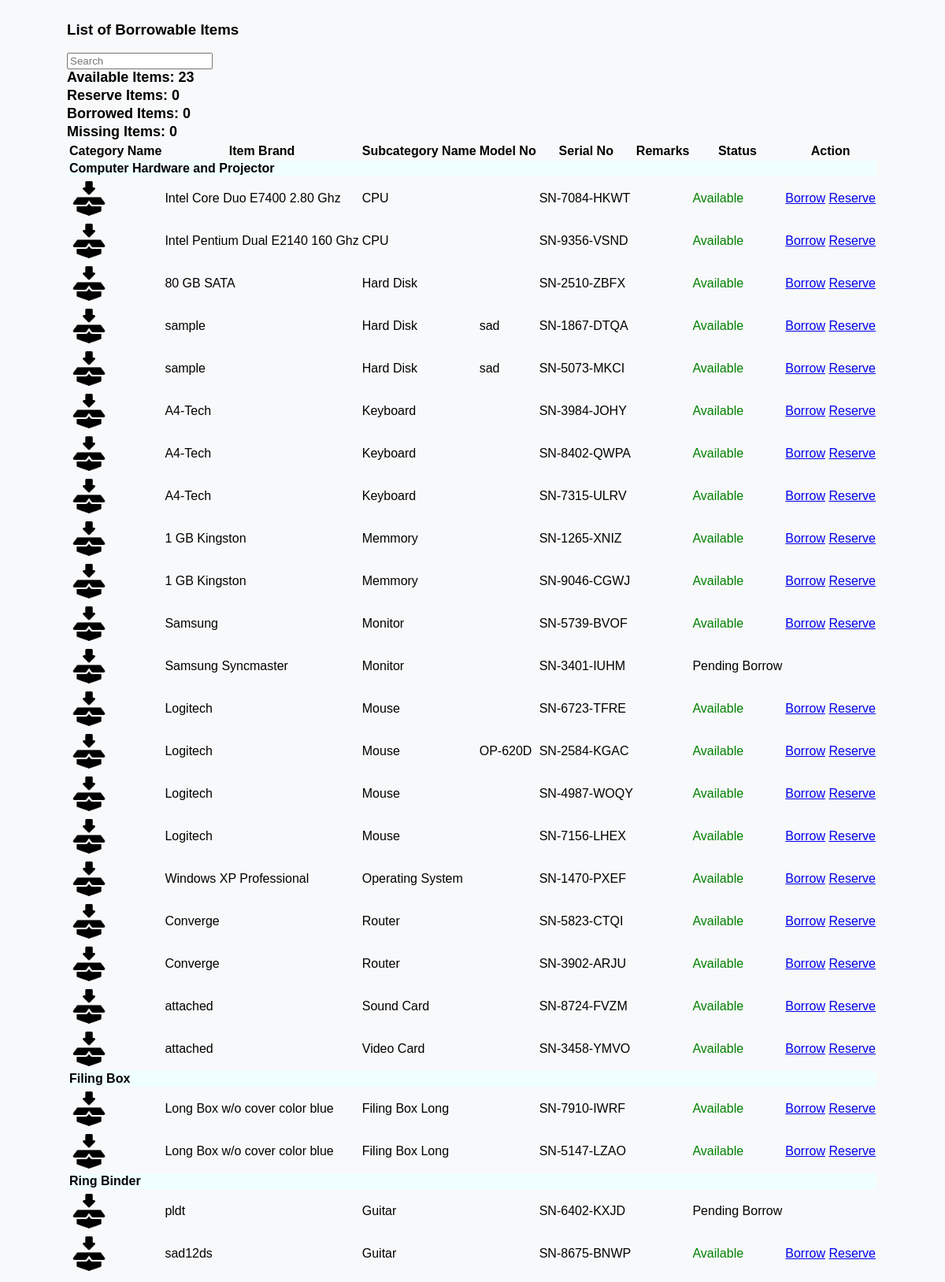
Page /DashboardCCSStaff/fixingerrors/ccslistofborrowableitems.php on the committed database.
### tables this page shows
CREATE TABLE `tblitembrand` (
  `id` int(11) NOT NULL,
  `staffid` int(11) NOT NULL,
  `staffname` varchar(50) NOT NULL,
  `itembrand` varchar(50) NOT NULL,
  `categoryname` varchar(50) NOT NULL,
  `subcategoryname` varchar(50) NOT NULL,
  `borrowable` varchar(50) NOT NULL,
  `remarks` varchar(50) NOT NULL,
  `modelno` varchar(50) NOT NULL,
  `serialno` varchar(50) NOT NULL,
  `unitcost` decimal(10,0) NOT NULL,
  `status` varchar(50) NOT NULL,
  `itemcondition` varchar(50) NOT NULL,
  `datetimeadded` datetime NOT NULL,
  `assignfor` varchar(50) DEFAULT NULL,
  `datepurchased` date NOT NULL
);

### DashboardCCSStaff/fixingerrors/ccslistofborrowableitems.php (the view, shortened to what this page needs)
<?php
$queryitems = "SELECT * FROM tblitembrand WHERE borrowable = 'Yes' ORDER BY categoryname, subcategoryname, itembrand";
$resultitems = mysqli_query($con, $queryitems);
$availableCount = 0;
$reserveCount = 0;
$borrowedCount = 0;
$missingCount = 0;
while ($row = mysqli_fetch_assoc($resultitems)) {
    switch ($row['status']) {
        case 'Available':
            $availableCount++;
            break;
    }
}
mysqli_data_seek($resultitems, 0);
?>
<main class="ccs-main-container">
    <div class="container mt-1">
        <div class="row">
        <div class="d-flex justify-content-between mb-2">
            <h3 class="text-start"><i class='fas fa-tachometer-alt me-2'></i>List of Borrowable Items</h3>
            <div class="text-end">
            <input type="text" class="form-control search-input" placeholder="Search" name="search" id="searchInput">
        </div>
        </div>
            <div class="col-md-3 mb-2">
                <div class="card">
                    <div class="card-body">
                        <span class="card-title"><i class="fas fa-box-open"></i> Available Items: <?php echo $availableCount; ?></span>
                    </div>
                </div>
            </div>
            <div class="col-md-3 mb-2">
                <div class="card">
                    <div class="card-body">
                        <span class="card-title"><i class="fas fa-bookmark me-2"></i></i> Reserve Items: <?php echo $reserveCount; ?></span>
                    </div>
                </div>
            </div>
            <div class="col-md-3 mb-2">
                <div class="card">
                    <div class="card-body">
                        <span class="card-title"><i class="fas fa-handshake"></i> Borrowed Items: <?php echo $borrowedCount; ?></span>
                    </div>
                </div>
            </div>
            <div class="col-md-3 mb-2">
                <div class="card">
                    <div class="card-body">
                        <span class="card-title"><i class="fas fa-times-circle"></i> Missing Items:  <?php echo $missingCount; ?></span>
                    </div>
                </div>
            </div>
        </div>
        <div class="row">
            <table class="table">
            <thead class="table-dark">
                    <tr>
                        <th scope="col">Category Name</th>
                        <th scope="col">Item Brand</th>
                        <th scope="col">Subcategory Name</th>
                        <th scope="col">Model No</th>
                        <th scope="col">Serial No</th>
                        <th scope="col">Remarks</th>
                        <th scope="col">Status</th>
                        <th scope="col">Action</th>
                    </tr>
                </thead>
                <tbody>
                    <?php
                    $currentCategory = null;
                    while ($row = mysqli_fetch_assoc($resultitems)) {
                        if ($currentCategory != $row['categoryname']) {
                            echo "<tr class='category-row'>
                                    <td colspan='9' style='background-color: azure;'><strong>{$row['categoryname']}</strong></td>
                                  </tr>";
                            $currentCategory = $row['categoryname'];
                        }
                        echo "<tr class='item-details-row";
                        if ($row['status'] == 'Missing') {
                            echo " status-missing-row";
                        }
                        echo "'>";
                        $imagePath = 'inventory/SubcategoryItemsimages/' . $row['subcategoryname'] . '.png';
                        if (file_exists($imagePath)) {
                            echo "<td><img src='{$imagePath}' alt='Subcategory Image' width='45'></td>";
                        } else {
                            echo "<td><img src='/inventory/SubcategoryItemsimages/defaultimageitem.png' alt='Default Image' width='50'></td>";
                        }
                        echo "<td>{$row['itembrand']}</td>";
                        echo "<td>{$row['subcategoryname']}</td>";
                        echo "<td class='text-center'>{$row['modelno']}</td>";
                        echo "<td class='text-center'>{$row['serialno']}</td>";
                        echo "<td class='text-center'>{$row['remarks']}</td>";
                        $statusClass = '';
                        switch ($row['status']) {
                            case 'Available':
                                $statusClass = 'status-available';
                                break;
                        }
                        echo "<td class='{$statusClass}'>{$row['status']}</td>";
                        echo "<td>";
                        switch ($row['status']) {
                            case 'Available':
                                echo "<a href=\"ccsstaffBorrowing.php?id={$row['id']}\" class=\"btn btn-outline-primary btn-sm\"><i class='fas fa-handshake fs-6 me-2'></i>Borrow</a>";
                                echo " <a href=\"ccsstaffReserveItem.php?id={$row['id']}\" class=\"btn btn-outline-primary btn-sm\"><i class='fas fa-bookmark fs-6 me-2'></i>Reserve</a>";
                                break;
                            default:
                                break;
                        }
                        echo "</td>";
                        echo "</tr>";
                    }
                    ?>
                </tbody>
            </table>
        </div>
    </div>
</main>

### DashboardCCSStaff/fixingerrors/ccslistofborrowableitems.php (style rules this page uses)
.ccs-main-container { display: flex; justify-content: center; }
.card { margin-bottom: 2px; }
.card-title { font-weight: bold; font-size: 18px; }
.category-row { cursor: pointer; color: black; }
.status-available { color: green; }

### rows in the picture
tblitembrand: categoryname "Computer Hardware and Projector", itembrand "Intel Core Duo E7400 2.80 Ghz", subcategoryname "CPU", serialno "SN-7084-HKWT", status "Available"
tblitembrand: itembrand "Intel Pentium Dual E2140 160 Ghz", subcategoryname "CPU", serialno "SN-9356-VSND", status "Available"
tblitembrand: itembrand "80 GB SATA", subcategoryname "Hard Disk", serialno "SN-2510-ZBFX", status "Available"
tblitembrand: itembrand "sample", subcategoryname "Hard Disk", modelno "sad", serialno "SN-1867-DTQA", status "Available"
tblitembrand: itembrand "sample", subcategoryname "Hard Disk", modelno "sad", serialno "SN-5073-MKCI", status "Available"
tblitembrand: itembrand "A4-Tech", subcategoryname "Keyboard", serialno "SN-3984-JOHY", status "Available"
tblitembrand: itembrand "A4-Tech", subcategoryname "Keyboard", serialno "SN-8402-QWPA", status "Available"
tblitembrand: itembrand "A4-Tech", subcategoryname "Keyboard", serialno "SN-7315-ULRV", status "Available"
tblitembrand: itembrand "1 GB Kingston", subcategoryname "Memmory", serialno "SN-1265-XNIZ", status "Available"
tblitembrand: itembrand "1 GB Kingston", subcategoryname "Memmory", serialno "SN-9046-CGWJ", status "Available"
tblitembrand: itembrand "Samsung", subcategoryname "Monitor", serialno "SN-5739-BVOF", status "Available"
tblitembrand: itembrand "Samsung Syncmaster", subcategoryname "Monitor", serialno "SN-3401-IUHM", status "Pending Borrow"
tblitembrand: itembrand "Logitech", subcategoryname "Mouse", serialno "SN-6723-TFRE", status "Available"
tblitembrand: itembrand "Logitech", subcategoryname "Mouse", modelno "OP-620D", serialno "SN-2584-KGAC", status "Available"
tblitembrand: itembrand "Logitech", subcategoryname "Mouse", serialno "SN-4987-WOQY", status "Available"
tblitembrand: itembrand "Logitech", subcategoryname "Mouse", serialno "SN-7156-LHEX", status "Available"
tblitembrand: itembrand "Windows XP Professional", subcategoryname "Operating System", serialno "SN-1470-PXEF", status "Available"
tblitembrand: itembrand "Converge", subcategoryname "Router", serialno "SN-5823-CTQI", status "Available"
tblitembrand: itembrand "Converge", subcategoryname "Router", serialno "SN-3902-ARJU", status "Available"
tblitembrand: itembrand "attached", subcategoryname "Sound Card", serialno "SN-8724-FVZM", status "Available"
tblitembrand: itembrand "attached", subcategoryname "Video Card", serialno "SN-3458-YMVO", status "Available"
tblitembrand: categoryname "Filing Box", itembrand "Long Box w/o cover color blue", subcategoryname "Filing Box Long", serialno "SN-7910-IWRF", status "Available"
tblitembrand: itembrand "Long Box w/o cover color blue", subcategoryname "Filing Box Long", serialno "SN-5147-LZAO", status "Available"
tblitembrand: categoryname "Ring Binder", itembrand "pldt", subcategoryname "Guitar", serialno "SN-6402-KXJD", status "Pending Borrow"
tblitembrand: itembrand "sad12ds", subcategoryname "Guitar", serialno "SN-8675-BNWP", status "Available"

### other values in the picture
$availableCount "23"
$reserveCount "0"
$borrowedCount "0"
$missingCount "0"
